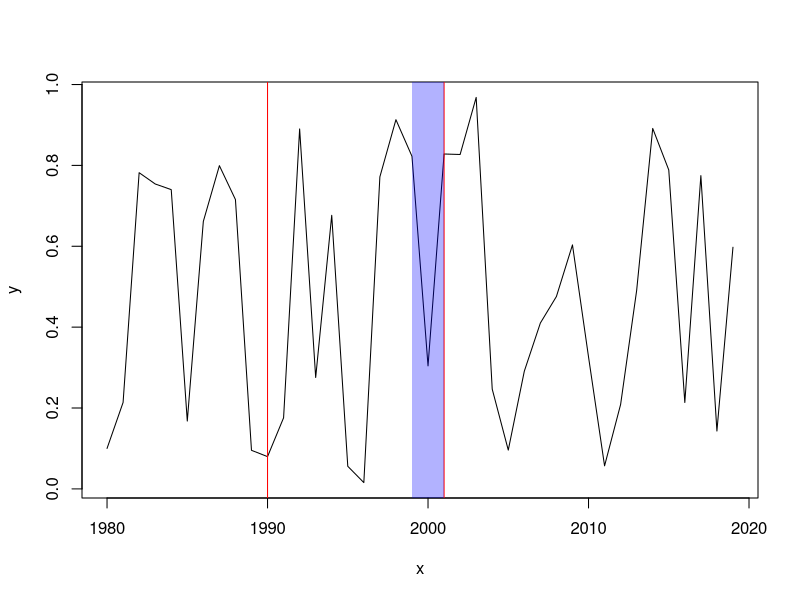
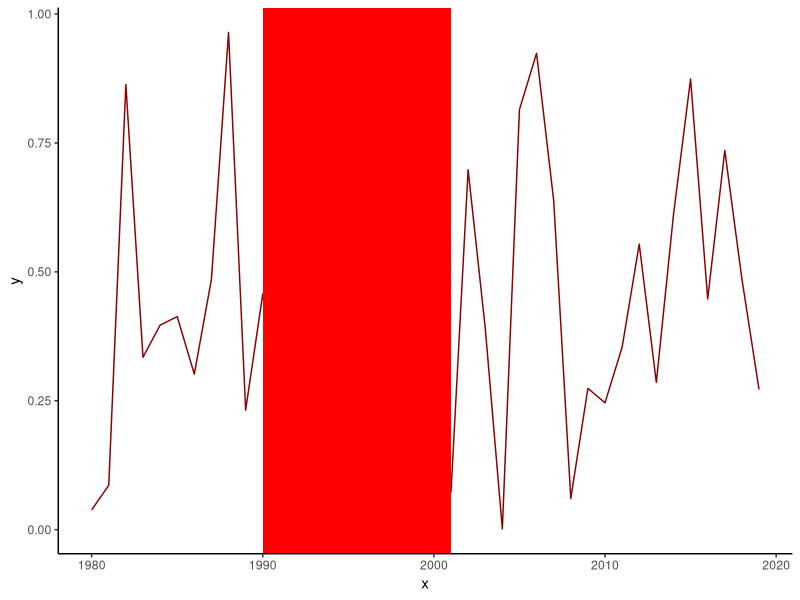

Here is the R script that generated these plots, in order:
#Plot Shaded Area between vertical lines in R.


# Example data
x <- 1980:2019
y <- runif(40, 0, 1)

# Create a plot with the data
plot(x, y, type = "l")

# Add vertical lines
abline(v = 1990, col = "red")
abline(v = 2001, col = "red")

# Shade the area between the lines
rect(xleft = 1999, xright = 2001, ybottom = par("usr")[3], ytop = par("usr")[4],
     border = NA, col = adjustcolor("blue", alpha = 0.3))

library(ggplot2)

# Create a data frame (you can replace this with your actual data)
df <- data.frame(x = 1980:2019, y = runif(40, 0, 1))

# Create the plot
ggplot(df, aes(x = x, y = y)) +
  geom_line(color = "darkred") +
  geom_rect(aes(xmin = 1990, xmax = 2001, ymin = -Inf, ymax = Inf),
            fill = "red", alpha = 0.3) +
  theme_classic()

